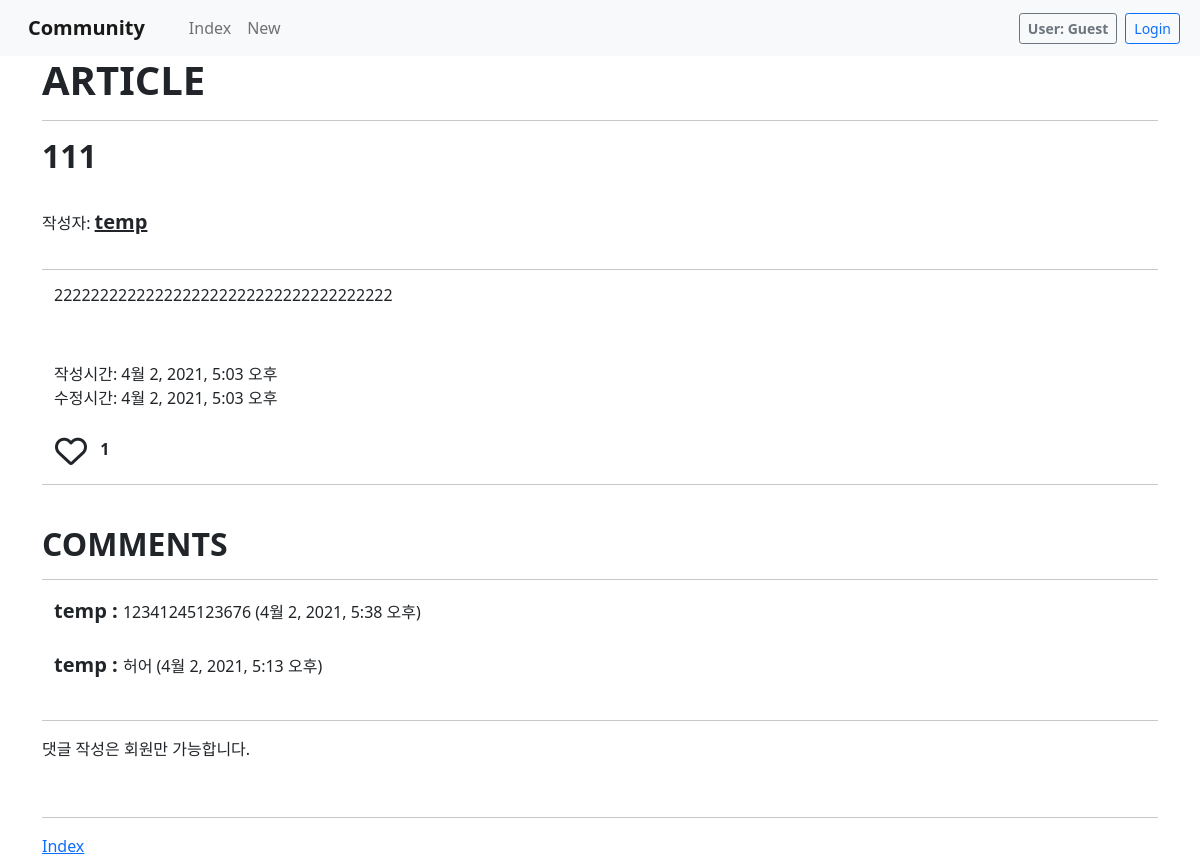
Screenshot of /community/1/ with the database file from the repository.
### community/models.py (models this page shows)
class Article(models.Model):
    title = models.CharField(max_length=50)
    content = models.TextField()
    image = models.ImageField(blank=True, upload_to='images/articles/')
    created_at = models.DateTimeField(auto_now_add=True)
    updated_at = models.DateTimeField(auto_now=True)
    user = models.ForeignKey(settings.AUTH_USER_MODEL, on_delete=models.CASCADE)
    like_users = models.ManyToManyField(settings.AUTH_USER_MODEL, related_name='like_articles')

class Comment(models.Model):
    content = models.CharField(max_length=200)
    created_at = models.DateTimeField(auto_now_add=True)
    article = models.ForeignKey(Article, on_delete=models.CASCADE)
    user = models.ForeignKey(settings.AUTH_USER_MODEL, on_delete=models.CASCADE)
    like_users = models.ManyToManyField(settings.AUTH_USER_MODEL, related_name='like_comments')

### accounts/models.py (models this page shows)
class User(AbstractUser):
    profile_image = ProcessedImageField(
        blank=True,
        upload_to='images/user_profiles/',
        processors=[Thumbnail(100, 100)],
        format='JPEG',
        options={
            'quality': 80,
        }
    )
    introduction = models.CharField(max_length=500)
    signedup_at = models.DateTimeField(auto_now_add=True)
    followings = models.ManyToManyField('self', symmetrical=False, related_name='followers')
    chat_users = models.ManyToManyField('self', through='Chat')

### community/views.py (the view)
# urls.py: path('<int:article_id>/', views.detail, name='detail'),
def detail(request, article_id):
    article = get_object_or_404(Article, pk=article_id)
    if request.user.is_authenticated:
        user_like = article.like_users.filter(pk=request.user.pk).exists()
    else:
        user_like = False
    like_count = article.like_users.all().count()
    comments = article.comment_set.order_by('-pk')
    comment_form = CommentForm()
    context = {
        'article': article,
        'user_like': user_like,
        'like_count': like_count,
        'comments': comments,
        'comment_form': comment_form,
    }
    return render(request, 'community/detail.html', context)

### community/templates/community/detail.html (shortened to what this page needs)
{% extends 'base.html' %}
{% load bootstrap5 %}
{% block content %}
<h1 class="fw-bold">ARTICLE</h1>
<hr>
<h2 class="fw-bold">{{ article.title }}</h2>
<br>
<div class="d-flex">
    <p class="me-4">작성자: <a href="{% url 'accounts:profile' article.user.username %}" class='text-dark fw-bold fs-5'>{{ article.user }}</a></p>
</div>
<hr>
<div class="container">
    <h6>{{ article.content }}</h6>
    <br>
    <br>
    <p class="my-0">작성시간: {{ article.created_at }}</p>
    <p class="my-0">수정시간: {{ article.updated_at }}</p>
    <br>
    <form action="{% url 'community:like' article.pk %}" method="POST">
        {% if user_like %}
            <p class="text-danger fw-bold">
                <button class="btn p-0 fas fa-heart fa-2x text-danger me-2"></button>
                {{ like_count }}
            </p>
        {% else %}
            <p class="text-dark fw-bold">
                <button class="btn p-0 far fa-heart fa-2x text-dark me-2"></button>
                {{ like_count }}
            </p>
        {% endif %}
    </form>
</div>
<hr>
<br>
<h2 class="fw-bold">COMMENTS</h2>
<hr>
<div class="container">
    {% for com in comments %}
        <p class="d-inline fw-bold fs-5">{{ com.user }} : </p>
        <p class="d-inline">{{ com.content }}</p>
        <p class="d-inline">({{ com.created_at }})</p>
    <br>
    <br>
    {% empty %}
        <p>작성된 댓글이 없습니다.</p><br>
    {% endfor %}
</div>
<hr>
{% if request.user.is_authenticated %}
    <form action="{% url 'community:create_comment' article.id %}" method="POST">
        {% csrf_token %}
        {% bootstrap_form comment_form %}
        <br>
        <button class="btn btn-secondary fw-bold">Comment</button>
    </form>
{% else %}
    <p>댓글 작성은 회원만 가능합니다.</p><br>
{% endif %}
<hr>
<a href="{% url 'community:index' %}">Index</a>
{% endblock %}

### rows the page displays
Article: title "111", user "temp", content "2222222222222222222222222222222222222", created_at "4월 2, 2021, 5:03 오후", updated_at "4월 2, 2021, 5:03 오후"
Comment: user "temp", content "12341245123676", created_at "4월 2, 2021, 5:38 오후"
Comment: user "temp", content "허어", created_at "4월 2, 2021, 5:13 오후"

### other values shown
{{ like_count }} "1"
